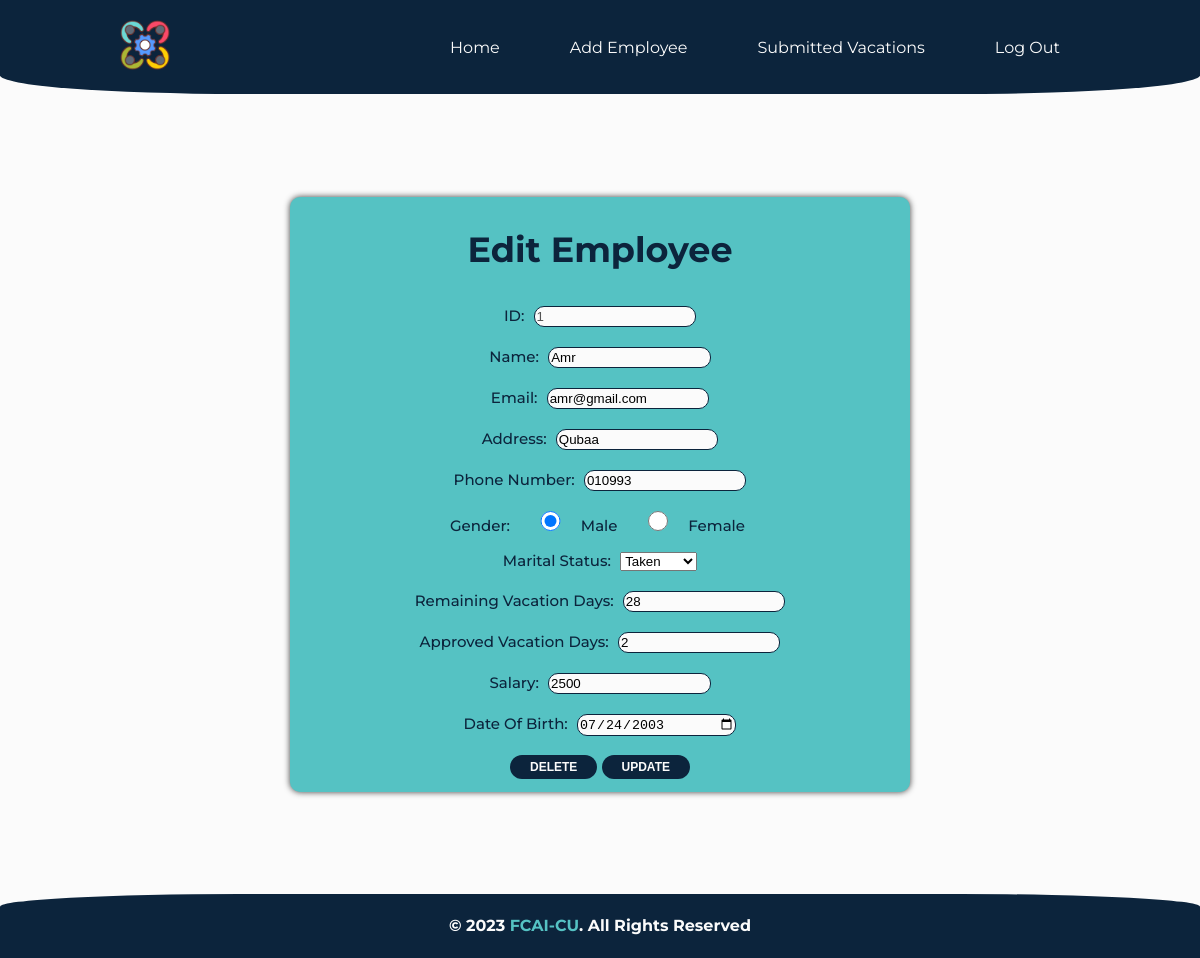
The app's page /edit/1/ (signed in), older data.
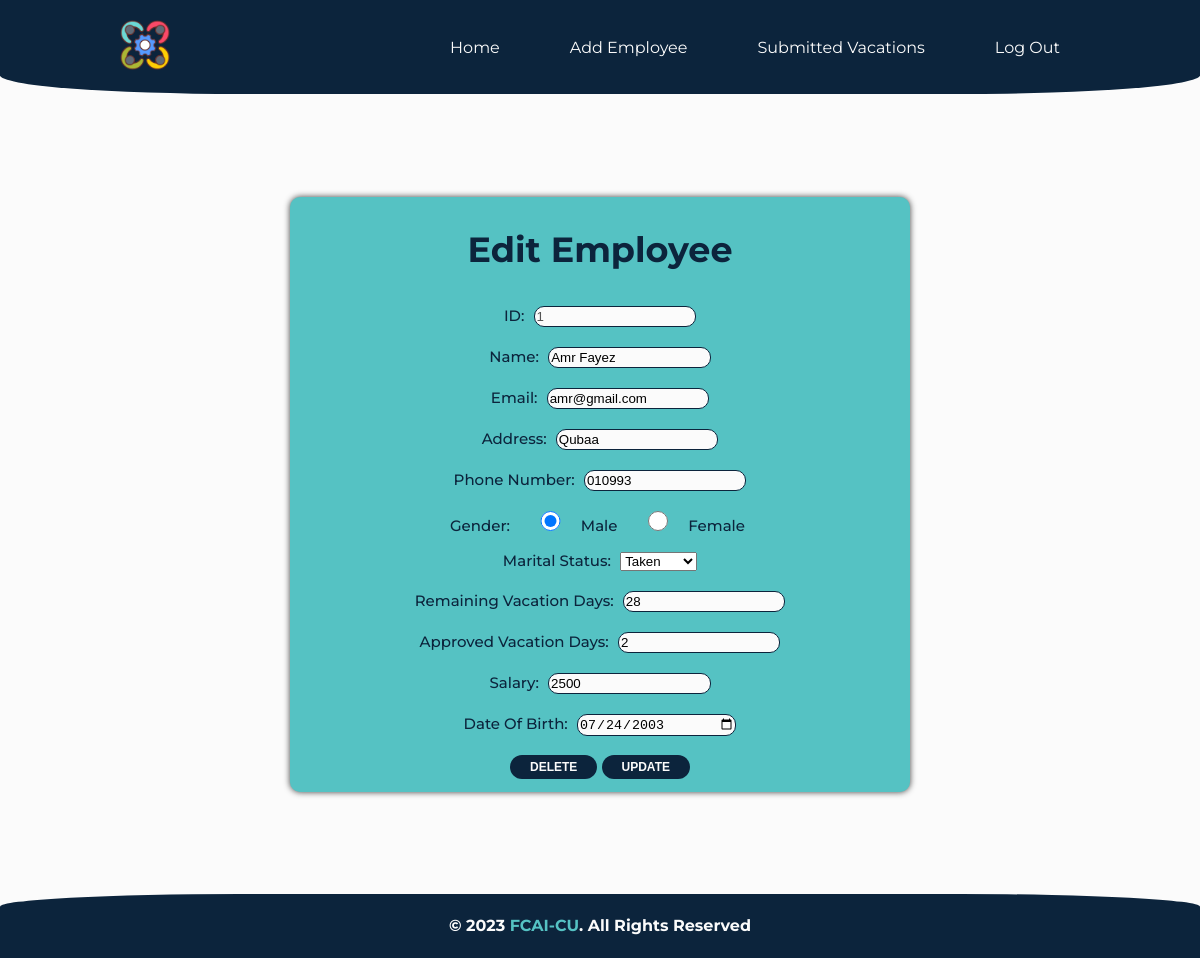
The same page, newer data.
### pages/models.py (models this page shows, shortened)
class Employee(models.Model):
    GENDER_CHOICES = [
        ('male', 'Male'),
        ('female', 'Female'),
    ]
    MARITAL_STATUS_CHOICES = [
        ('single', 'Single'),
        ('taken', 'Taken'),
        ('married', 'Married'),
        ('divorced', 'Divorced'),
        ('widowed', 'Widowed'),
    ]
    ID = models.IntegerField(primary_key=True)
    Name = models.CharField(max_length=15)
    Remaining_vacation_days = models.IntegerField(default=30)
    Approved_vacation_days = models.IntegerField(default=0)
    Email = models.EmailField(max_length=254)
    Address = models.CharField(max_length=100)
    Phone = models.CharField(max_length=11)
    Salary = models.CharField(max_length=20)
    Date_of_birth = models.DateField()
    Gender = models.CharField(max_length=6, choices=GENDER_CHOICES)
    Marital_status = models.CharField(
        max_length=10, choices=MARITAL_STATUS_CHOICES)
    objects = models.Manager()

### pages/views.py (the view)
# urls.py: path('edit/<int:id>/', views.edit, name='edit'),
def edit(request, id):
    if 'username' in request.session and not request.session['username'] == '':
        emp = Employee.objects.get(ID=id)
        return render(request, 'pages/edit.html', {'emp': emp})
    else:
        return redirect('login')

### templates/pages/edit.html (shortened to what this page needs)
{% extends 'base.html' %}
{% load static %}
{% block styles %}
<link rel="stylesheet" href="{% static 'style/edit.css' %}">
{% endblock styles %}
{% block content %}
<div class="content">
    <div class="container">
        <div class="form">
            <form action="{% url 'updateEmp' id=emp.ID %}" method="post">
                <h2>Edit Employee</h2>
                <label for="id">ID:</label>
                <input type="number" name="id" placeholder="Id" value="{{emp.ID}}" required disabled><br>
                <label for="name">Name:</label>
                <input type="text" name="name" placeholder="Name" value="{{emp.Name}}" id="name" required><br>
                <label for="email">Email:</label>
                <input type="text" name="email" placeholder="Email" value="{{emp.Email}}" id="email"><br>
                <label for="address">Address:</label>
                <input type="text" name="address" placeholder="Address" value="{{emp.Address}}"><br>
                <label for="phone">Phone Number:</label>
                <input type="text" name="phone" placeholder="Phone" value="{{emp.Phone}}" id="phone"><br>
                <label for="gender">Gender:</label>
                <input type="radio" name="gender" value="male" {% if emp.Gender == "male" %}checked{% endif %}><label>Male</label>
                <input type="radio" name="gender" value="female" {% if emp.Gender == "female" %}checked{% endif %}><label>Female</label><br>
                <label for="marital_status">Marital Status:</label>
                <select name="marital_status" id="marital_status">
                    <option value="taken" {% if emp.Marital_status == "taken" %}selected{% endif %}>Taken</option>
                </select><br>
                <label for="vacation_left">Remaining Vacation Days:</label>
                <input type="number" name="vacation_left" placeholder="Remaining Vacation Days" value="{{emp.Remaining_vacation_days}}" required><br>
                <label for="vacation_approved">Approved Vacation Days:</label>
                <input type="number" name="vacation_approved" placeholder="Approved Vacation Days" value="{{emp.Approved_vacation_days}}" required><br>
                <label for="salary">Salary:</label>
                <input type="text" name="salary" placeholder="Salary" value="{{emp.Salary}}" id="salary"><br>
                <label for="birth">Date Of Birth:</label>
                <input type="date" name="birth" placeholder="Date of Birth" value="{{emp.Date_of_birth|date:'Y-m-d'}}"><br><br>
                <a href="{% url 'deleteEmp' id=emp.ID %}"><input class="sub" type="button" value="Delete" id="del"></a>
                <input class="sub" type="submit" value="Update" id="update">
            </form>
        </div>
    </div>
</div>
{% endblock content %}

Row changes from the older to the newer data that the page shows:
changed Employee "amr@gmail.com": name "Amr" → "Amr Fayez"
